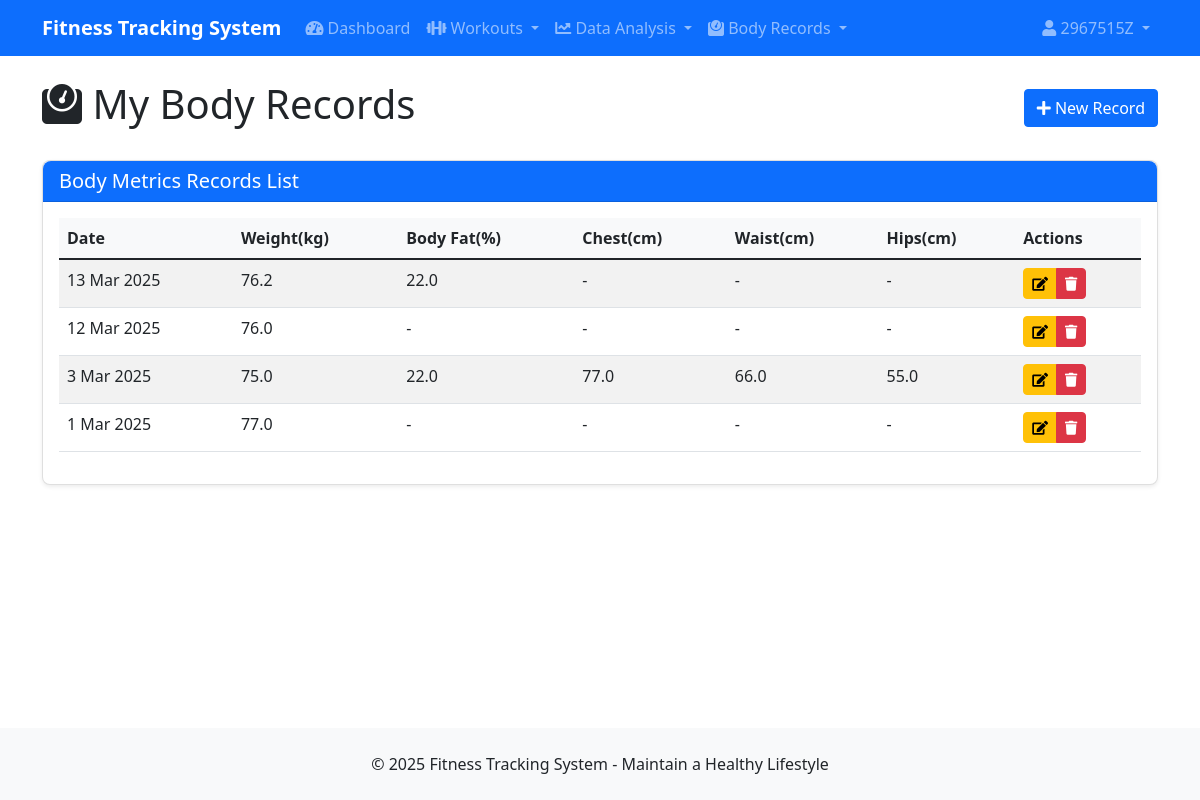
/users/body-records/ (signed in), run on the app's committed database.
### users/models.py (models this page shows, shortened)
class CustomUser(AbstractUser):
    GENDER_CHOICES = (
        ('M', 'Male'),
        ('F', 'Female'),
        ('O', 'Other'),
    )
    gender = models.CharField(_('Gender'), max_length=1, choices=GENDER_CHOICES, blank=True)
    birth_date = models.DateField(_('Birth Date'), null=True, blank=True)
    height = models.FloatField(_('Height(cm)'), null=True, blank=True)
    weight = models.FloatField(_('Weight(kg)'), null=True, blank=True)
    profile_picture = models.ImageField(_('Profile Picture'), upload_to='profile_pics', blank=True)
    bio = models.TextField(_('Bio'), blank=True)
    target_weight = models.FloatField(_('target_weight(kg)'), null=True, blank=True)
    class Meta:
        verbose_name = _('User')
        verbose_name_plural = _('User')

class UserBodyRecord(models.Model):
    user = models.ForeignKey(CustomUser, on_delete=models.CASCADE, related_name='body_records')
    date = models.DateField(_('Record Date'))
    weight = models.FloatField(_('Weight(kg)'))
    body_fat = models.FloatField(_('Body Fat(%)'), null=True, blank=True)
    chest = models.FloatField(_('Chest(cm)'), null=True, blank=True)
    waist = models.FloatField(_('Waist(cm)'), null=True, blank=True)
    hips = models.FloatField(_('Hips(cm)'), null=True, blank=True)
    notes = models.TextField(_('Notes'), blank=True)
    class Meta:
        verbose_name = _('Body Metrics Record')
        verbose_name_plural = _('Body Metrics Record')
        ordering = ['-date']
        unique_together = ['user', 'date']

### users/views.py (the view)
# urls.py: path('body-records/', views.BodyRecordListView.as_view(), name='body-records'),
class BodyRecordListView(LoginRequiredMixin, ListView):
    model = UserBodyRecord
    template_name = 'users/body_records.html'
    context_object_name = 'records'
    paginate_by = 10
    def get_queryset(self):
        return UserBodyRecord.objects.filter(user=self.request.user).order_by('-date')

### templates/users/body_records.html (shortened to what this page needs)
{% extends 'base.html' %}
{% block content %}
<div class="d-flex justify-content-between align-items-center mb-4">
    <h1><i class="fas fa-weight"></i> My Body Records</h1>
    <a href="{% url 'body-record-create' %}" class="btn btn-primary">
        <i class="fas fa-plus"></i> New Record
    </a>
</div>
{% if records %}
<div class="card">
    <div class="card-header bg-primary text-white">
        <h5 class="card-title mb-0">Body Metrics Records List</h5>
    </div>
    <div class="card-body">
        <div class="table-responsive">
            <table class="table table-striped table-hover">
                <thead>
                    <tr>
                        <th>Date</th>
                        <th>Weight(kg)</th>
                        <th>Body Fat(%)</th>
                        <th>Chest(cm)</th>
                        <th>Waist(cm)</th>
                        <th>Hips(cm)</th>
                        <th>Actions</th>
                    </tr>
                </thead>
                <tbody>
                    {% for record in records %}
                    <tr>
                        <td>{{ record.date }}</td>
                        <td>{{ record.weight }}</td>
                        <td>{{ record.body_fat|default:'-' }}</td>
                        <td>{{ record.chest|default:'-' }}</td>
                        <td>{{ record.waist|default:'-' }}</td>
                        <td>{{ record.hips|default:'-' }}</td>
                        <td>
                            <div class="btn-group" role="group">
                                <a href="{% url 'body-record-update' record.pk %}" class="btn btn-sm btn-warning" data-bs-toggle="tooltip" title="Edit">
                                    <i class="fas fa-edit"></i>
                                </a>
                                <a href="{% url 'body-record-delete' record.pk %}" class="btn btn-sm btn-danger" data-bs-toggle="tooltip" title="Delete">
                                    <i class="fas fa-trash"></i>
                                </a>
                            </div>
                        </td>
                    </tr>
                    {% endfor %}
                </tbody>
            </table>
        </div>
    </div>
</div>
{% endif %}
{% endblock %}

### templates/base.html (shortened to what this page needs)
<!DOCTYPE html>
<html lang="en">
<head>
    <link href="https://cdn.jsdelivr.net/npm/bootstrap@5.1.3/dist/css/bootstrap.min.css" rel="stylesheet">
    <link rel="stylesheet" href="https://cdnjs.cloudflare.com/ajax/libs/font-awesome/5.15.4/css/all.min.css">
    <link rel="stylesheet" href="https://cdnjs.cloudflare.com/ajax/libs/bootstrap-datepicker/1.9.0/css/bootstrap-datepicker.min.css">
    <link rel="stylesheet" href="/static/css/style.css">
</head>
<body>
    <nav class="navbar navbar-expand-lg navbar-dark bg-primary">
        <div class="container">
            <a class="navbar-brand" href="{% url 'dashboard' %}">Fitness Tracking System</a>
            <div class="collapse navbar-collapse" id="navbarNav">
                <ul class="navbar-nav me-auto">
                    {% if user.is_authenticated %}
                    <li class="nav-item">
                        <a class="nav-link" href="{% url 'dashboard' %}">
                            <i class="fas fa-tachometer-alt"></i> Dashboard
                        </a>
                    </li>
                    <li class="nav-item dropdown">
                        <a class="nav-link dropdown-toggle" href="#" id="workoutDropdown" role="button" data-bs-toggle="dropdown">
                            <i class="fas fa-dumbbell"></i> Workouts
                        </a>
                    </li>
                    <li class="nav-item dropdown">
                        <a class="nav-link dropdown-toggle" href="#" id="analysisDropdown" role="button" data-bs-toggle="dropdown">
                            <i class="fas fa-chart-line"></i> Data Analysis
                        </a>
                    </li>
                    <li class="nav-item dropdown">
                        <a class="nav-link dropdown-toggle" href="#" id="bodyDropdown" role="button" data-bs-toggle="dropdown">
                            <i class="fas fa-weight"></i> Body Records
                        </a>
                    </li>
                    {% endif %}
                </ul>
                <ul class="navbar-nav">
                    {% if user.is_authenticated %}
                    <li class="nav-item dropdown">
                        <a class="nav-link dropdown-toggle" href="#" id="userDropdown" role="button" data-bs-toggle="dropdown">
                            <i class="fas fa-user"></i> {{ user.username }}
                        </a>
                    </li>
                    {% endif %}
                </ul>
            </div>
        </div>
    </nav>
    <div class="container mt-4 mb-5">
        {% block content %}{% endblock %}
    </div>
    <footer class="bg-light py-4 mt-auto">
        <div class="container text-center">
            <p class="mb-0">&copy; 2025 Fitness Tracking System - Maintain a Healthy Lifestyle</p>
        </div>
    </footer>
</body>
</html>

### static/css/style.css (style rules this page uses)
body { display: flex; flex-direction: column; min-height: 100vh; }
.container { flex: 1; }
.navbar-brand { font-weight: bold; }
.card { box-shadow: 0 0.125rem 0.25rem rgba(0, 0, 0, 0.075); border-radius: 0.5rem; }
.card-header { border-top-left-radius: 0.5rem !important; border-top-right-radius: 0.5rem !important; }
.btn { border-radius: 0.25rem; }
.table th { background-color: #f8f9fa; }

### data on the page
CustomUser: username "2967515Z"
UserBodyRecord: date "13 Mar 2025", weight "76.2", body_fat "22.0", chest "-", waist "-", hips "-"
UserBodyRecord: date "12 Mar 2025", weight "76.0", body_fat "-", chest "-", waist "-", hips "-"
UserBodyRecord: date "3 Mar 2025", weight "75.0", body_fat "22.0", chest "77.0", waist "66.0", hips "55.0"
UserBodyRecord: date "1 Mar 2025", weight "77.0", body_fat "-", chest "-", waist "-", hips "-"
